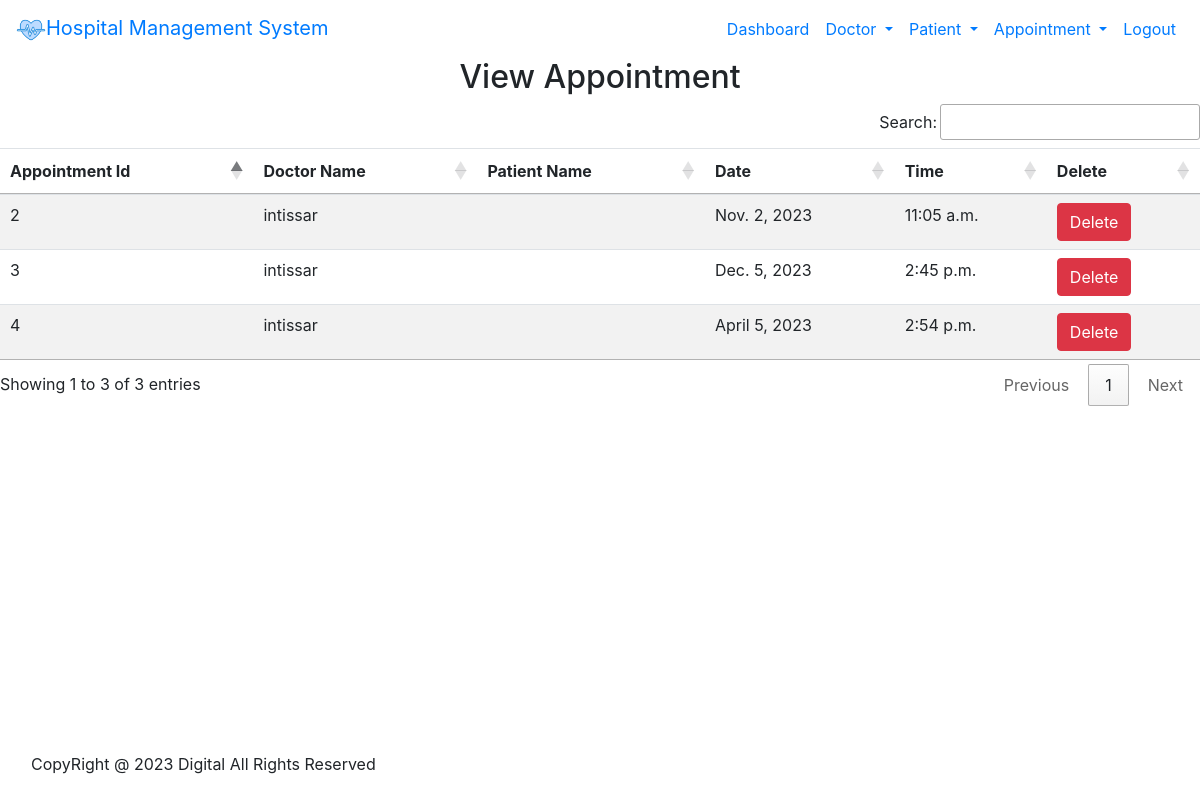
The page /view_appointment/ (signed in) on the database its author committed.
### santé/models.py (models this page shows, shortened)
class Appoinment(models.Model):
    Doctor = models.ForeignKey(Doctor, on_delete=models.CASCADE)
    Patient = models.ForeignKey(Patient, on_delete=models.CASCADE)
    date = models.DateField()
    time = models.TimeField()

class Doctor(models.Model):
    Name = models.CharField(max_length=50)
    mobile = models.IntegerField()
    special = models.CharField(max_length=50)
    def __str__(self):
          return self.Name

### santé/views.py (the view)
# urls.py: path('view_appointment/', views.view_appointment, name='view_appointment'),
def view_appointment(request):
    if not request.user.is_staff:
        return redirect('login')
    apo = Appoinment.objects.all()
    d = {'apo': apo}
    return render(request,'view_appointment.html',d)

### template/view_appointment.html
{% include 'base.html' %}
{% load static %}
{% include 'nav.html' %}
{% include 'footer.html' %}
<div>
    <h2 class="text-center">View Appointment</h2>
    <table id="example" class="table table-striped">
        <thead>
        <tr>
            <th>Appointment Id</th>
            <th>Doctor Name</th>
            <th>Patient Name</th>
            <th>Date</th>
            <th>Time</th>
            <th>Delete</th>
        </tr>
        </thead>
        <tbody>
          {% for i in apo %}
          <tr>
              <td>{{i.id}}</td>
              <td>{{i.Doctor}}</td>
              <td>{{i.Patients}}</td>
              <td>{{i.date}}</td>
              <td>{{i.time}}</td>
              <td><a href="{% url 'delete_appointment' i.id %}" onclick="return confirm('Are you sure you want to delete?')" class="btn btn-danger" >Delete</a></td>
          </tr>
          {% endfor %}
        </tbody>
    </table>
</div>

### rows shown on the page
Appoinment: id "2", Doctor "intissar", date "Nov. 2, 2023", time "11:05 a.m."
Appoinment: id "3", Doctor "intissar", date "Dec. 5, 2023", time "2:45 p.m."
Appoinment: id "4", Doctor "intissar", date "April 5, 2023", time "2:54 p.m."
